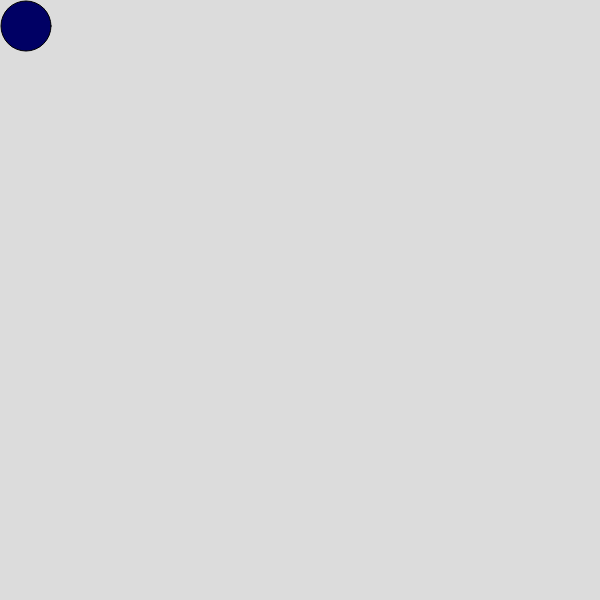
Frame 1 (no input)
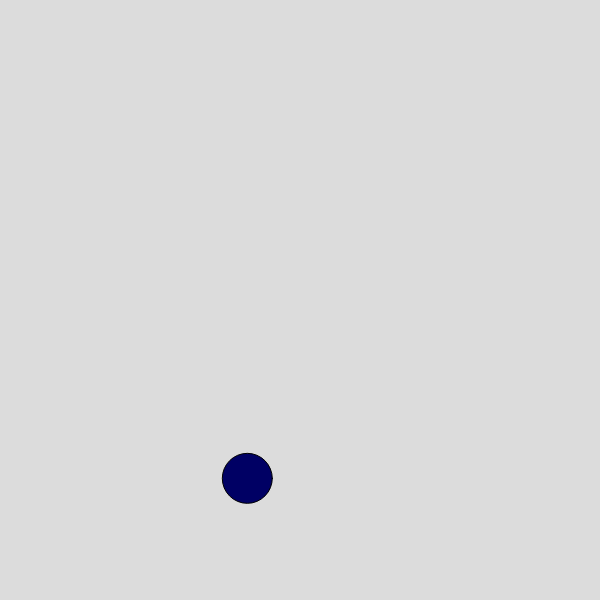
Frame 60 (no input)
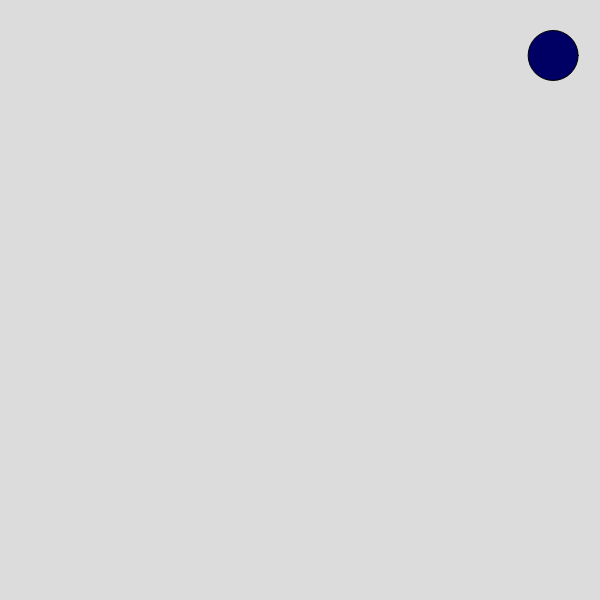
Frame 120 (the mouse pressed at the canvas centre since frame 60)

The p5.js sketch that drew these frames (run headless with seeded random() and noise() and a simulated clock; from frame 60 on, the mouse is pressed at the canvas centre):

// p5.js sketch
// ── sketch.js
let xSpeed= 2;
let ySpeed= 1;

let radius = 50;
let x=radius/2+1;
let y=radius/2+1;

let speed;
let anteilX;
let anteilY;

let xMinTime=0;
let xMaxTime=0;
let yMinTime=0;
let yMaxTime=0;






function setup() {
  createCanvas(600,600 );
  frameRate(300);
  
xSpeed= floor(random(2,22));
ySpeed= floor(random(0,32));

radius = 50;
x=radius/2+1;
y=radius/2+1;

xMinTime=0;
xMaxTime=0;
yMinTime=0;
yMaxTime=0;
  
}

function draw() {

  
  background(220);
  fill(0,0,100);
  circle(x,y,radius);

  
  
  xMinTime = xMinTime + 1;
  xMaxTime = xMaxTime + 1;
  yMinTime = yMinTime + 1;
  yMaxTime = yMaxTime + 1;
  
  
  
  x=x+xSpeed;
  y=y+ySpeed;

  
  anteilX = (xSpeed*xSpeed+ySpeed*ySpeed)/(xSpeed*xSpeed);
  anteilY = (xSpeed*xSpeed+ySpeed*ySpeed)/(ySpeed*ySpeed);
  
  speed=sqrt(ySpeed*ySpeed+xSpeed*xSpeed);
  
if(speed >= 0.3){
  speed=speed*0.998;
   }
  if(speed <= 0.3 && y>=height-radius/2-1){
    speed=0;
    setup();
  } 
  
  if(xSpeed<0){
     xSpeed=-1*(sqrt((speed*speed)/anteilX));
     }
  else {
    xSpeed=sqrt((speed*speed)/anteilX);
       }
  
  
  
    if(ySpeed<0){
     ySpeed=-1*(sqrt((speed*speed)/anteilY));
     }
  else {
    ySpeed=sqrt((speed*speed)/anteilY);
       }

  

  
  
  
  
  
  if((ySpeed<-0.6 && ySpeed<0.6 )|| y < height-radius/2-2){
    if(ySpeed>0){
      ySpeed=ySpeed+0.2; 
     }
    
    else{
      ySpeed=ySpeed+0.2;
    }
  }
 
  if(ySpeed>-0.01 && ySpeed<0.01 && y > height-radius/2-1){
    ySpeed=0;
  }


  
  
  
  if(x>=width-radius/2 && xMaxTime > 2){
    xSpeed=xSpeed*-1;  
    
    xMaxTime=0;
   }
  
  if(x<=radius/2 && xMinTime > 2){
    xSpeed=xSpeed*-1
    
    xMinTime=0;
   }
  
  if(y>=height-radius/2 && xMaxTime > 4){
    ySpeed=ySpeed*-1
    
    yMaxTime=0;
   }
  
if(y<=radius/2 && xMinTime > 2){
    ySpeed=ySpeed*-1
  
    yMinTime=0;
   } 
}

function keyPressed() {
  pressedKeys[key] = true;
}

function keyReleased(){
  delete pressedKeys[key];
} 

// ── style.css
html, body {
  margin: 0;
  padding: 10px;
}
body{
  font-family: Arial, Helvetica, sans-serif;
  background-color: rgba(153, 153, 153, 0);

}
canvas {
  display: flex;
}
h1 {
  font-family: Arial, Helvetica, sans-serif;
  color: black;
  font-weight: 900;
}
